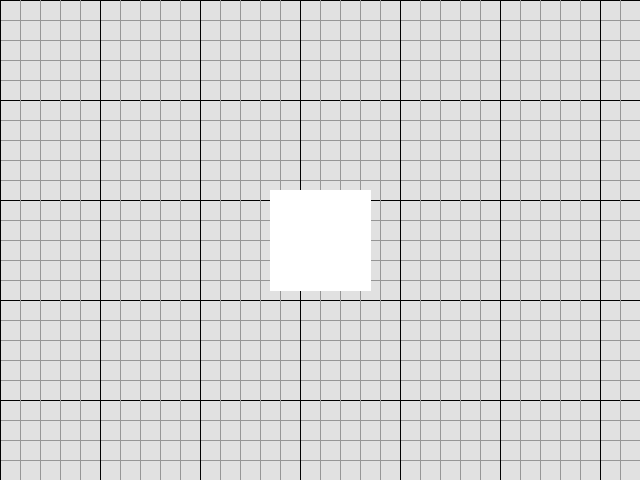
#> input picture samples/05_shape_detection/data/line.png, 640 x 480 px, found by its file name
$ python line.py
#> lines starting #> are read from the running program, lines starting #| are printed output that depends on the picture
import cv2 as cv
import numpy as np


def main():

    img = cv.imread("./line.png", cv.IMREAD_GRAYSCALE)
#> img is the input picture: shape (480, 640); min 0, max 255, mean 215.9

    if img is None:
        print("ERROR::CV::Could not read image.")
        return -1

    img = cv.resize(img, (640, 480))

    cv.imshow("Image", img)
    cv.waitKey(0)

    edges = cv.Canny(img, 127, 255)
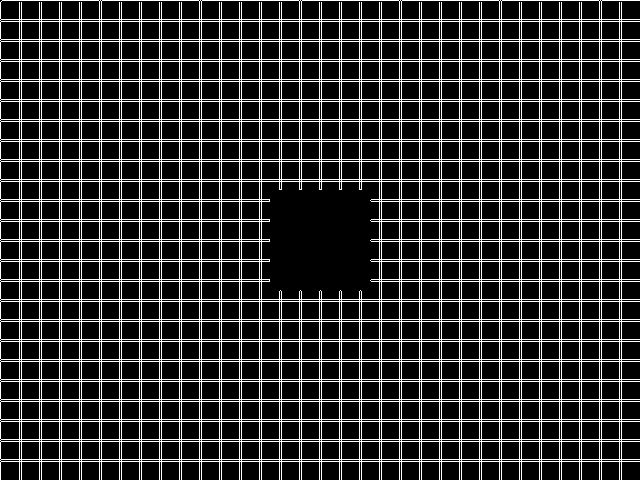
#> edges: shape (480, 640); 18% white in thin lines or dots

    lines = cv.HoughLines(edges, 1, np.pi / 180, 225, None, 0, 0)
#> lines = 110 rows, first 8: [19, 1.57], [21, 1.57], [39, 1.57], [41, 1.57], [59, 1.57], [61, 1.57], [79, 1.57], [81, 1.57]

    draw = np.ones((480, 640), dtype=np.uint8)

    if lines is not None:

        for i in range(0, len(lines)):

            rho = lines[i][0][0]
            theta = lines[i][0][1]
            a = np.cos(theta)
            b = np.sin(theta)
            x0 = a * rho
            y0 = b * rho
            p1 = (int(x0 + 1000*(-b)), int(y0 + 1000*(a)))
            p2 = (int(x0 - 1000*(-b)), int(y0 - 1000*(a)))

            cv.line(draw, p1, p2, [255], 1, cv.LINE_AA)
#> this loop made 110 passes
#> (rho, theta, a, b, x0, y0, p1, p2) on passes 1 to 10: (19, 1.57, -4.37e-08, 1, -8.31e-07, 19, (-1000, 18), (999, 19)), (21, 1.57, -4.37e-08, 1, -9.18e-07, 21, (-1000, 20), (999, 21)), (39, 1.57, -4.37e-08, 1, -1.7e-06, 39, (-1000, 38), (999, 39)), (41, 1.57, -4.37e-08, 1, -1.79e-06, 41, (-1000, 40), (999, 41)), (59, 1.57, -4.37e-08, 1, -2.58e-06, 59, (-1000, 58), (999, 59)), (61, 1.57, -4.37e-08, 1, -2.67e-06, 61, (-1000, 60), (999, 61)), (79, 1.57, -4.37e-08, 1, -3.45e-06, 79, (-1000, 78), (999, 79)), (81, 1.57, -4.37e-08, 1, -3.54e-06, 81, (-1000, 80), (999, 81)), (99, 1.57, -4.37e-08, 1, -4.33e-06, 99, (-1000, 98), (999, 99)), (101, 1.57, -4.37e-08, 1, -4.41e-06, 101, (-1000, 100), (999, 101))
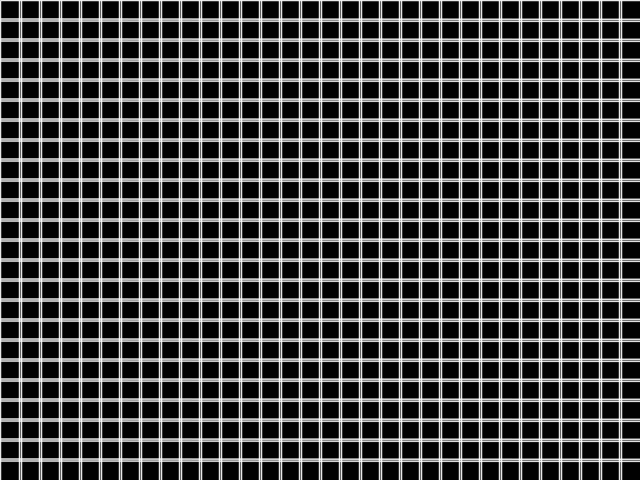
#> draw: shape (480, 640); min 1, max 252, mean 63.8

    cv.imshow("Draw", draw)
    cv.waitKey(0)

    cv.imwrite("./houghlines.png", draw)

    lines = cv.HoughLinesP(edges, 1, np.pi/180, 225, None, 50, 3)
#> lines = 110 rows, first 6: [1, 401, 639, 401], [1, 299, 639, 299], [1, 59, 639, 59], [1, 141, 639, 141], [1, 139, 639, 139], [1, 81, 639, 81]

    draw = np.ones((480, 640), dtype=np.uint8)

    if lines is not None:

        for i in range(0, len(lines)):

            l = lines[i][0]
            p1 = (l[0], l[1])
            p2 = (l[2], l[3])

            cv.line(draw, p1, p2, [255], 1, cv.LINE_AA)
#> this loop made 110 passes
#> (p1, p2) on passes 1 to 12: ((1, 401), (639, 401)), ((1, 299), (639, 299)), ((1, 59), (639, 59)), ((1, 141), (639, 141)), ((1, 139), (639, 139)), ((1, 81), (639, 81)), ((1, 461), (639, 461)), ((1, 39), (639, 39)), ((1, 399), (639, 399)), ((1, 121), (639, 121)), ((2, 0), (639, 0)), ((1, 339), (639, 339))
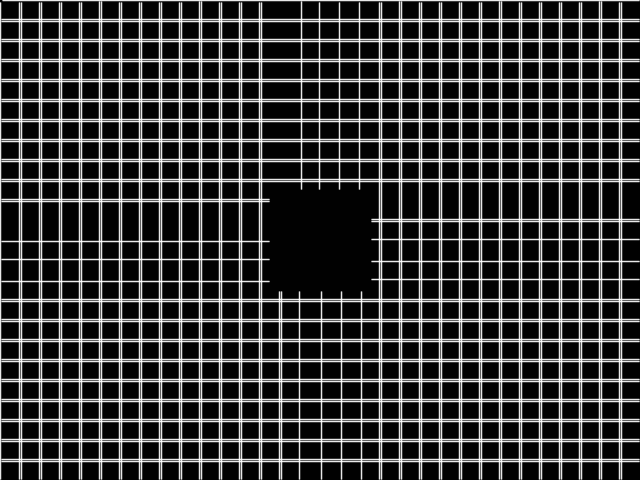
#> draw: shape (480, 640); min 1, max 253, mean 55.9

    cv.imshow("Draw", draw)
    cv.waitKey(0)

    cv.imwrite("./houghlines_p.png", draw)

    cv.destroyAllWindows()

    return


if __name__ == "__main__":

    main()
